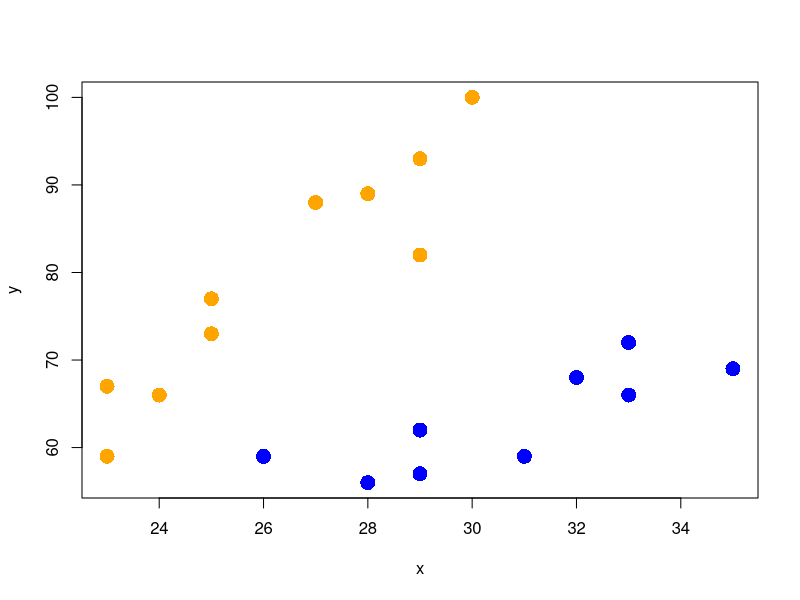
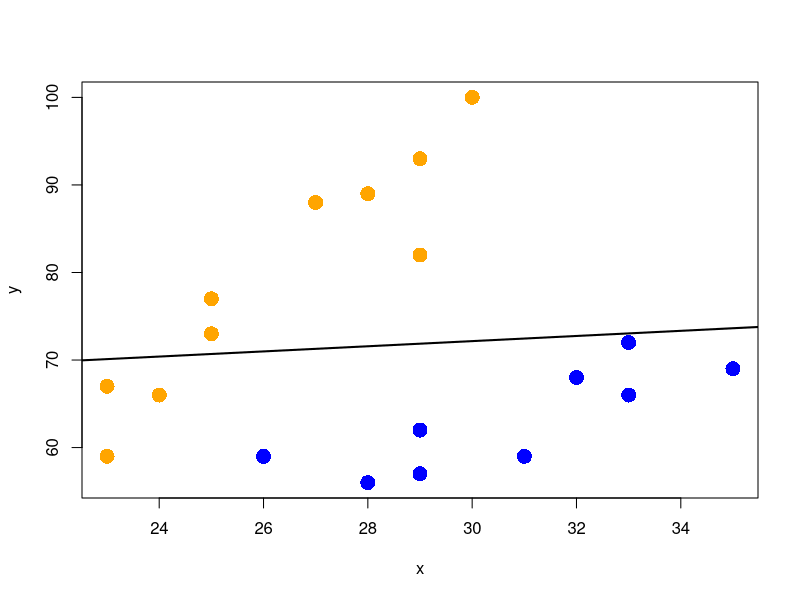
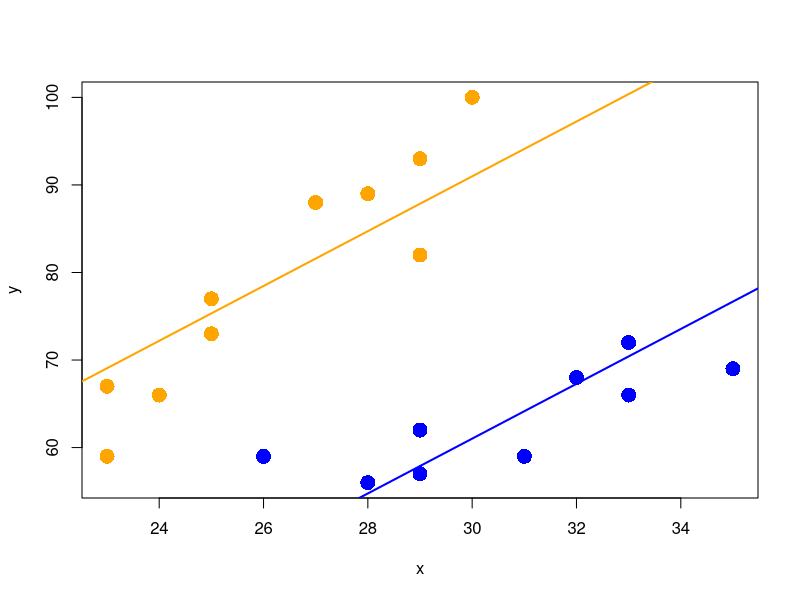
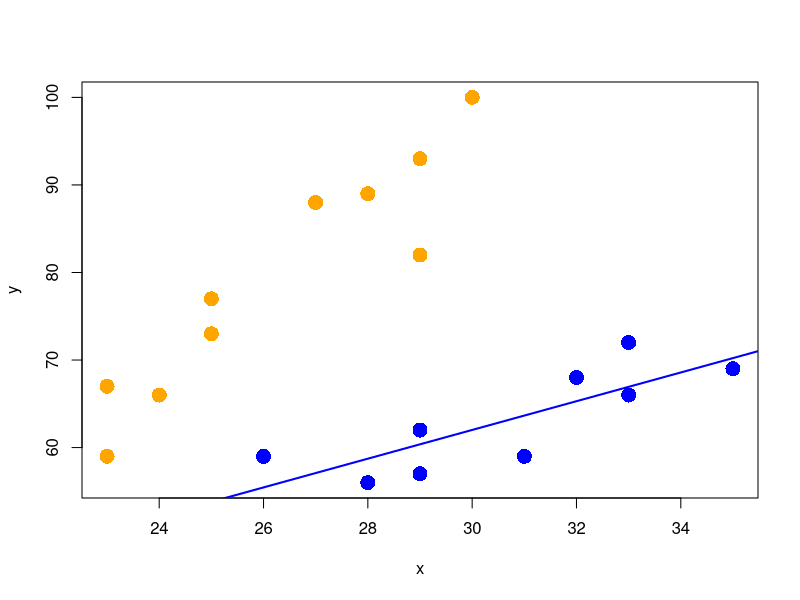
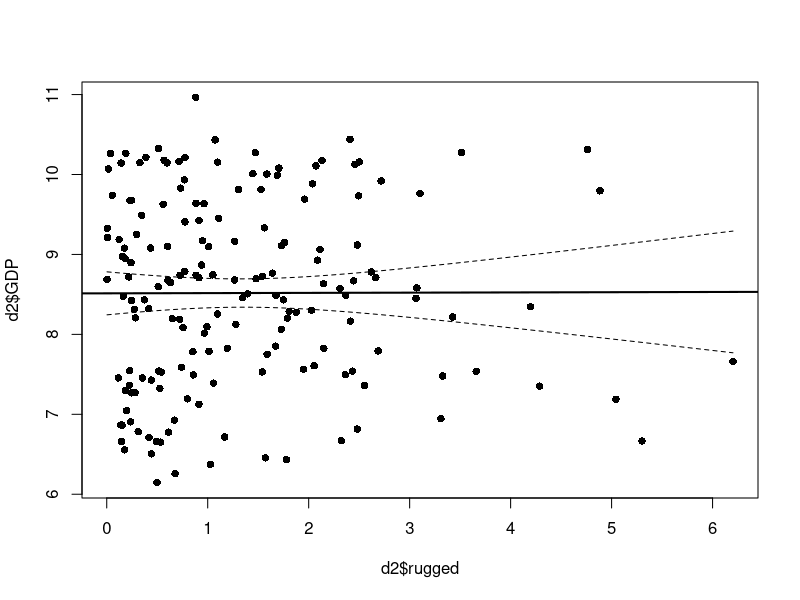
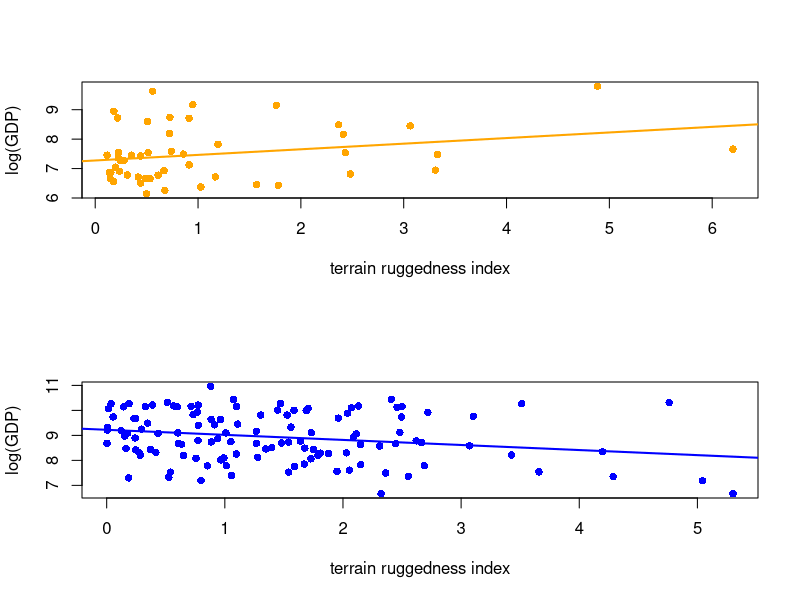
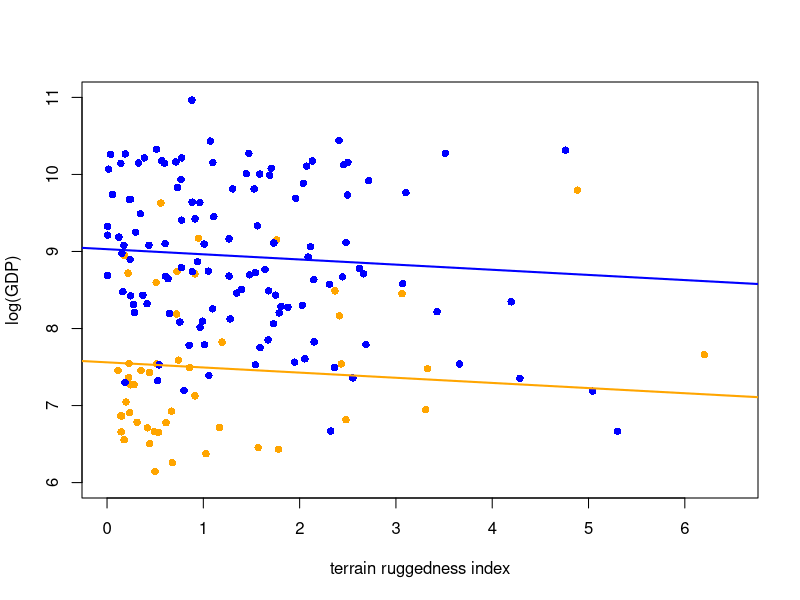
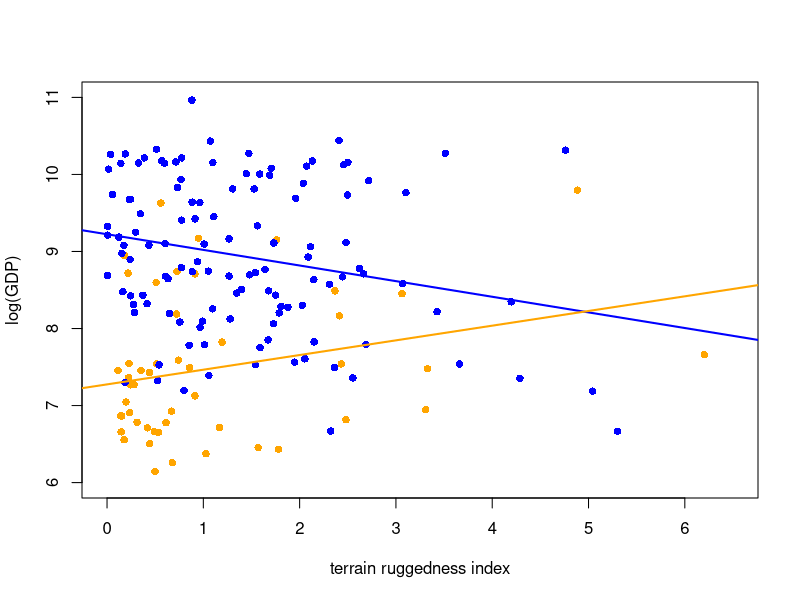

These charts were generated, in order, by the following R code:
# EEB 338/538 Analysis and Visualization of Biological Data
# Class 12: Linear models and interaction terms

## Sex interaction effect example -------------------

y <- c(89, 88, 66, 59, 93, 73, 82, 77, 100, 67, 57, 68, 69, 59, 62, 59, 56, 66, 72)
x <- c(28, 27, 24, 23, 29, 25, 29, 25, 30, 23, 29, 32, 35, 31, 29, 26, 28, 33, 33)
m <- c(rep(0, 10), rep(1, 9))
dat <- data.frame(y = y, x = x, male = m)

plot(y ~ x, cex = 2, pch = ifelse(dat$male == 1, 16, 16),
     col = ifelse(dat$male == 1, "blue", "orange")) 

# Model that ignores sex:

m <- lm(y ~ x, data = dat)

plot(y ~ x, cex = 2, pch = ifelse(dat$male == 1, 16, 16),
     col = ifelse(dat$male == 1, "blue", "orange")) 
abline(m,col = "black", lwd = 2) 

summary(m)

# Model that includes sex as main effect:

m2 <- lm(y ~ x + male, data = dat)
plot(y ~ x, cex = 2, pch = ifelse(dat$male == 1, 16, 16),
     col = ifelse(dat$male == 1, "blue", "orange")) 
abline(a=coefficients(m2)[1], b=coefficients(m2)[2], col="orange", lwd = 2) # female line 
abline(a=coefficients(m2)[1] + coefficients(m2)[3], b=coefficients(m2)[2] ,col="blue", lwd = 2)

summary(m2)


# Model that includes interaction 

m3 <- lm(y ~ x*male, data = dat)
plot(y ~ x, cex = 2, pch = ifelse(dat$male == 1, 16, 16),
     col = ifelse(dat$male == 1, "blue", "orange")) 
#abline(a = coefficients(m3)[1], b = coefficients(m3)[2], col= "orange", lwd = 2) # female line 
abline(a = coefficients(m3)[1] + coefficients(m3)[3], b = coefficients(m3)[2] + 
         coefficients(m3)[4], col = "blue", lwd = 2) # male line 
summary(m3)



## An example - run through this code to see what's going on -------------------

# Data on economic indicators and terrain ruggedness, adapted from dataset used in McElreath (2016)
d <- read.csv("class12_rugged.csv", stringsAsFactors = T)

str(d)  

# Select only countries with GDP data

d2 <- d[complete.cases(d$rgdppc_2000),]

# log outcome variable
d2$GDP <- log(d2$rgdppc_2000)


# Plot full data set
plot(d2$GDP ~ d2$rugged,
     col = 1, pch =16)
m <- lm(GDP~rugged, data = d2)
summary(m)
abline(m, lwd = 2)

xpoints <- seq(min(d2$rugged), max(d2$rugged), length.out = 100)
ypoints <- data.frame(predict(m, newdata = data.frame(rugged = xpoints), interval = "confidence", level = 0.95))
lines(ypoints$lwr ~ xpoints, lty = 2)
lines(ypoints$upr ~ xpoints, lty = 2)



# Split Africa and non-Africa, plot
d.A1 <- d2[d2$cont_africa == 1, ]
d.A0 <- d2[d2$cont_africa == 0, ]

par(mfrow=c(2,1))

plot(log(d.A1$rgdppc_2000) ~ d.A1$rugged,
     col = "orange", pch =16,
     xlab = "terrain ruggedness index",
     ylab = "log(GDP)")
m.A1 <- lm(log(d.A1$rgdppc_2000) ~ d.A1$rugged)
abline(m.A1, col = "orange", lwd = 2)

plot(log(d.A0$rgdppc_2000) ~ d.A0$rugged,
     col = "blue", pch =16,
     xlab = "terrain ruggedness index",
     ylab = "log(GDP)")
m.A1 <- lm(log(d.A0$rgdppc_2000) ~ d.A0$rugged)
abline(m.A1, col = "blue", lwd = 2)

# Dummy variable doesn't work (because slope can't differ)
m.dummy <- lm(GDP ~ rugged + cont_africa, data = d2)

summary(m.dummy)

par(mfrow=c(1,1))

plot(log(d.A1$rgdppc_2000) ~ d.A1$rugged,
     col = "orange", pch =16,
     xlim = c(0, 6.5),
     ylim = c(6, 11),
     xlab = "terrain ruggedness index",
     ylab = "log(GDP)")

points(log(d.A0$rgdppc_2000) ~ d.A0$rugged,
       col = "blue", pch =16)
abline(a = coefficients(m.dummy)[1], 
       b = coefficients(m.dummy)[2],
       col="blue", lwd = 2) # not Africa
abline(a = coefficients(m.dummy)[1] +
               coefficients(m.dummy)[3],
       b = coefficients(m.dummy)[2] ,
       col="orange", lwd = 2) # Africa



# Interaction allows effect of ruggedness to depend on continent

m.interaction <- lm(GDP ~ rugged + cont_africa + cont_africa * rugged, data = d2)

summary(m.interaction)

plot(log(d.A1$rgdppc_2000) ~ d.A1$rugged,
     col = "orange", pch =16,
     xlim = c(0, 6.5),
     ylim = c(6, 11),
     xlab = "terrain ruggedness index",
     ylab = "log(GDP)")
points(log(d.A0$rgdppc_2000) ~ d.A0$rugged,
       col = "blue", pch =16)
abline(a = coefficients(m.interaction)[1], 
       b = coefficients(m.interaction)[2],
       col="blue", lwd = 2) # not Africa
abline(a = coefficients(m.interaction)[1] +
               coefficients(m.interaction)[3],
       b = coefficients(m.interaction)[2] + 
               coefficients(m.interaction)[4],
       col="orange", lwd = 2) # Africa


# End of part 1

## Data transformation----------------------------------

age <- rexp(600, rate=0.1)

hist(age, xlab= "age at death", col = "orange")
lines(c(mean(age), mean(age)), c(0, 250), col="blue", lwd = 4)

hist(age, xlab= "age at death", col = c("darkgreen", "orange", "orange", "orange", "orange", "orange", "orange", "orange", "orange", "orange", "orange", "orange", "orange"))
lines(c(mean(age), mean(age)), c(0, 250), col="blue", lwd = 2)

hist(log(age), xlab="log(age at death)", col = "orange", breaks = 13)
lines(c(mean(log(age)), mean(log(age))), c(0, 250), col="blue", lwd = 4)

male <- c(rep(0, 300), rep(1, 300))
age <- c(rexp(300, rate = 0.08), rexp(300, rate = 0.11))

boxplot(age ~ male, xlab = "male", ylab = "age at death", col = "orange")

boxplot(log(age) ~ male, xlab = "male", ylab = "log(age at death)", col = "orange")

# fit model
m <- lm(log(age) ~ male)
summary(m)

# Convert coef back to probability scale
exp(coef(m)['male'])

# Works for confidence intervals too
exp(confint(m)['male',])

(male.pred <- exp(log(40)-0.419))
male.pred/40
